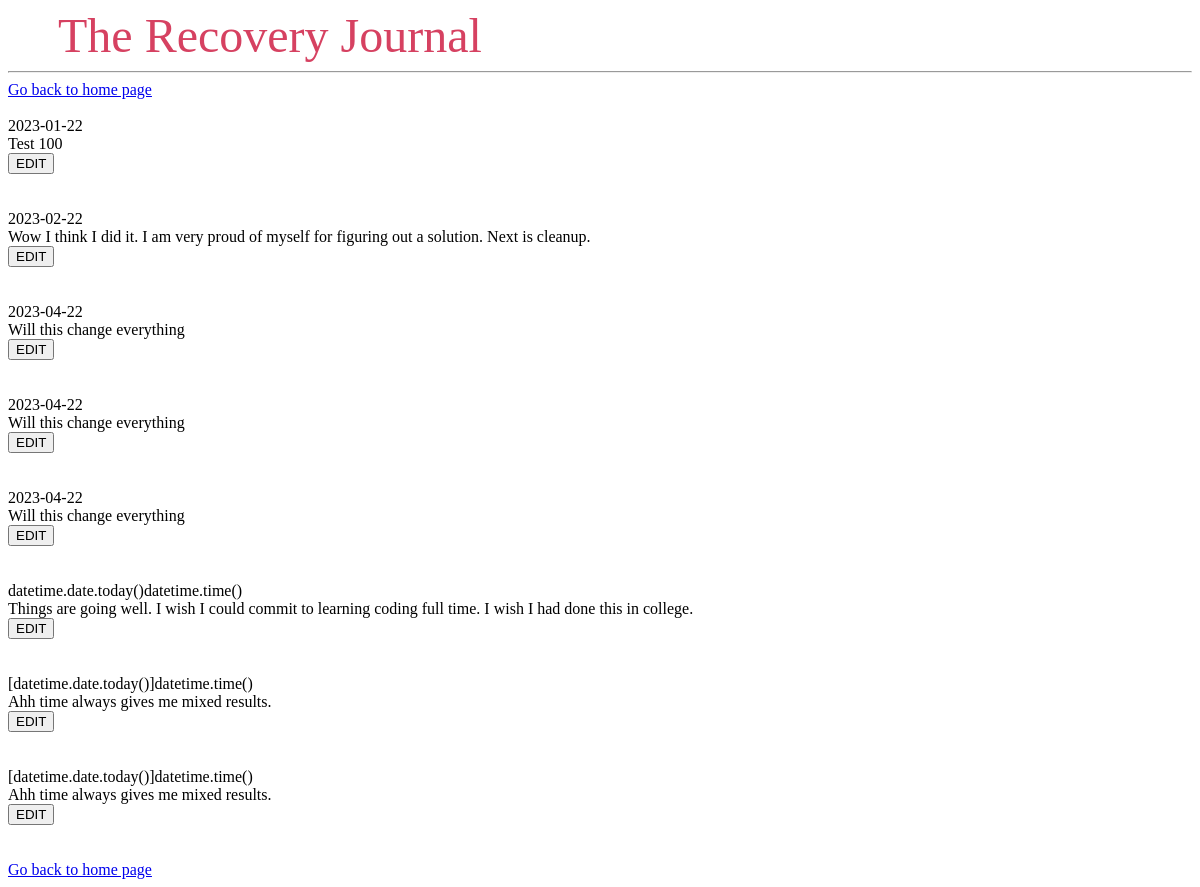
Page /list (signed in) on the earlier database version.
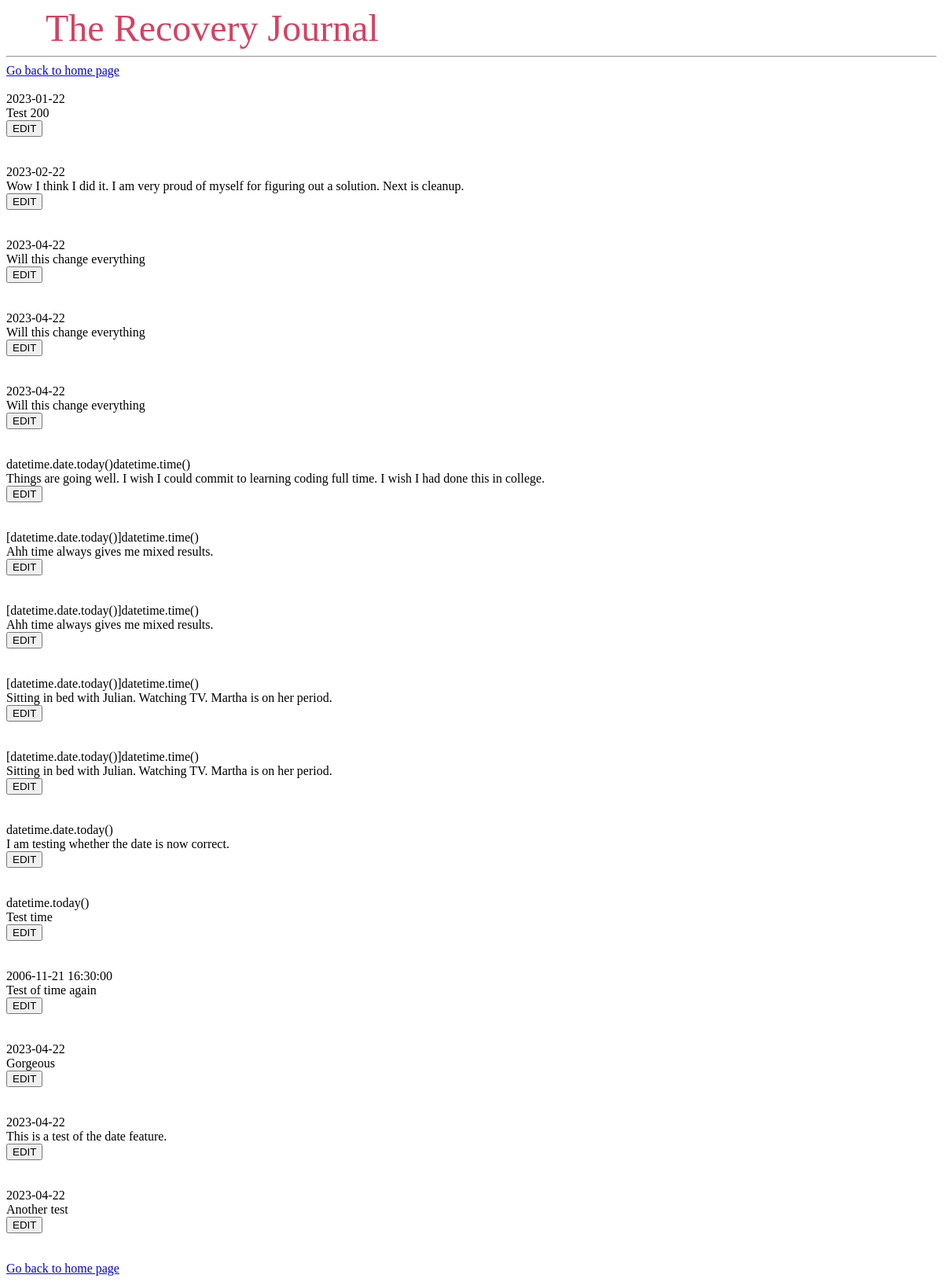
Same page on the later database version.
### tables this page shows
CREATE TABLE "entries" (
	"ID"	INTEGER,
	"username"	TEXT,
	"entrydate"	TEXT,
	"entry"	TEXT,
	PRIMARY KEY("ID" AUTOINCREMENT)
);

### rjp.py (the view)
@app.route('/list')
def list():
	username=session.get('user')
	con = sqlite3.connect("rjp.db")
	con.row_factory = sqlite3.Row
	cur = con.cursor()
	cur.execute("SELECT * FROM entries WHERE username = ?", [username])
	rows = cur.fetchall();
	return render_template("list.html",rows = rows)

### templates/list.html
{% extends 'base.html' %}
{% block content %}
      <a href = "/home/">Go back to home page</a><br><br>
         {% for row in rows %}
               {{row["entrydate"]}}<br>
               {{row["entry"]}}<br>
               <form action="/edit/" method="post">
               <input name={{row["entrydate"]}} value="EDIT" type="submit"> </form>
               <br>
               <br>
{% endfor %}
      <a href = "/home/">Go back to home page</a>
{% endblock %}

### templates/base.html (shortened to what this page needs)
<!DOCTYPE html PUBLIC "-//W3C//DTD HTML 4.01//EN" "http://www.w3.org/TR/html4/strict.dtd">
<html><head>
</head><body>
<nav> <a href="/home/">The Recovery Journal</a> </nav>
<hr>
<div class="content"> {% block content %} {% endblock %} </div>
</body></html>

### templates/base.html (style rules this page uses)
nav a { color: #d64161; font-size: 3em; margin-left: 50px; text-decoration: none; }

Differences in the rows shown:
changed entries: entry "Test 100" → "Test 200"
added entries: entrydate "[datetime.date.today()]datetime.time()", entry "Sitting in bed with Julian. Watching TV. Martha is on her period."
added entries: entrydate "[datetime.date.today()]datetime.time()", entry "Sitting in bed with Julian. Watching TV. Martha is on her period."
added entries: entrydate "datetime.date.today()", entry "I am testing whether the date is now correct."
added entries: entrydate "datetime.today()", entry "Test time"
added entries: entrydate "2006-11-21 16:30:00", entry "Test of time again"
added entries: entrydate "2023-04-22", entry "Gorgeous"
added entries: entrydate "2023-04-22", entry "This is a test of the date feature."
added entries: entrydate "2023-04-22", entry "Another test"
